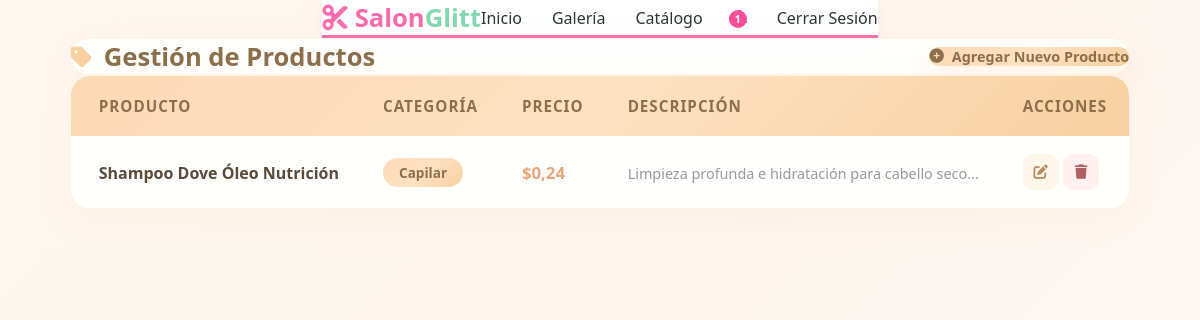
/Productos/productos (signed in), run on the app's committed database.
### app/models/productos.py (models this page shows, shortened)
class Productos(db.Model, UserMixin):
    __tablename__ = 'productos'
    idproductos = db.Column(db.Integer, primary_key=True)
    nombre = db.Column(db.String(150), nullable=False)
    descripcion = db.Column(db.String(500), nullable=True)
    precio = db.Column(db.Float, nullable=False)
    categoria = db.Column(db.String(100), nullable=False)
    proveedores = db.relationship('Proveedores', secondary=producto_proveedores, backref='productos')
    inventario = db.relationship('Inventario', back_populates='producto', uselist=False)

### app/routes/producto_route.py (the view)
@bp.route('/productos')
@login_required
def listar_productos():
    lista_productos = Productos.query.order_by(Productos.categoria).all()
    return render_template('productos/index.html', productos=lista_productos)

### app/templates/productos/index.html (shortened to what this page needs)
{% extends "base.html" %}
{% block body_class %}product-page{% endblock %}
{% block extra_css %}
<link rel="stylesheet" href="{{ url_for('static', filename='css/productos.css') }}">
{% endblock %}
{% block content %}
<div class="product-container">
    <div class="product-header">
        <h2><i class="fas fa-tag"></i> Gestión de Productos</h2>
        <a href="{{ url_for('productos.nuevo_producto') }}" class="btn-product-new">
            <i class="fas fa-plus-circle"></i> Agregar Nuevo Producto
        </a>
    </div>
    <div class="product-table-card">
        <div class="table-responsive">
            <table class="product-table">
                <thead>
                    <tr>
                        <th>Producto</th>
                        <th>Categoría</th>
                        <th>Precio</th>
                        <th>Descripción</th>
                        <th>Acciones</th>
                    </tr>
                </thead>
                <tbody>
                    {% for p in productos %}
                    <tr>
                        <td><span class="product-name">{{ p.nombre }}</span></td>
                        <td><span class="product-category">{{ p.categoria }}</span></td>
                        <td><span class="product-price">{{ p.precio|format_cop }}</span></td>
                        <td><span class="product-desc">{{ p.descripcion[:50] }}{% if p.descripcion|length > 50 %}...{% endif %}</span></td>
                        <td>
                            <div class="btn-group" style="gap: 6px;">
                                <a href="{{ url_for('productos.editar_producto', id=p.idproductos) }}" class="btn-product-action btn-prod-edit" title="Editar">
                                    <i class="fas fa-edit"></i>
                                </a>
                                <form action="{{ url_for('productos.eliminar_producto', id=p.idproductos) }}" method="POST" style="display:inline;">
                                    <button type="submit" class="btn-product-action btn-prod-delete" onclick="return confirm('¿Eliminar producto?')">
                                        <i class="fas fa-trash"></i>
                                    </button>
                                </form>
                            </div>
                        </td>
                    </tr>
                    {% endfor %}
                </tbody>
            </table>
        </div>
    </div>
</div>
{% endblock %}

### app/static/css/style.css (style rules this page uses)
:root { --primary-color: #ff6bad; --secondary-color: #f8a5c2; --accent-color: #82d8b0; --dark-text: #2d3436; --light-bg: #fff5f8; --white: #ffffff; }
* { margin: 0; padding: 0; box-sizing: border-box; }
html, body { height: 100%; font-family: 'Segoe UI', Tahoma, Geneva, Verdana, sans-serif; background-color: var(--light-bg); color: var(--dark-text); }

### app/static/css/productos.css (style rules this page uses)
body.product-page { --pastel-gradient: linear-gradient(135deg, #fdd9b5 0%, #fce2c1 50%, #f8d0a0 100%); --pink-accent: #ff85a2; --pastel-text: #8b6f4a; --card-shadow: 0 15px 40px rgba(248, 208, 160, 0.15); --pastel-hover: linear-gradient(135deg, #f8d0a0 0%, #fdd9b5 100%); }
body.product-page * { margin: 0; padding: 0; box-sizing: border-box; }
body.product-page { background: linear-gradient(135deg, #fef7f0 0%, #fdf5ee 50%, #fffaf5 100%); min-height: 100vh; display: flex; flex-direction: column; align-items: center; font-family: 'Segoe UI', sans-serif; position: relative; }
body.product-page::before { content: ''; position: fixed; top: 0; left: 0; right: 0; bottom: 0; background: radial-gradient(circle at 20% 80%, rgba(253, 217, 181, 0.08) 0%, transparent 50%), radial-gradient(circle at 80% 20%, rgba(248, 208, 160, 0.05) 0%, transparent 50%); pointer-events: none; z-index: -1; }
.product-container { width: 100%; max-width: 1400px; margin: 2rem auto; padding: 0 1.5rem; box-sizing: border-box; }
.product-header { display: flex; justify-content: space-between; align-items: center; margin-bottom: 2rem; padding: 1.5rem 2rem; background: rgba(255, 255, 255, 0.92); backdrop-filter: blur(10px); border: 1px solid rgba(253, 217, 181, 0.3); border-radius: 20px; box-shadow: 0 10px 35px rgba(248, 208, 160, 0.12); }
.product-header h2 { font-size: 1.6rem; font-weight: 800; color: #8b6f4a; margin: 0; display: flex; align-items: center; gap: 12px; }
.product-header h2 i { color: #f8d0a0; font-size: 1.5rem; }
.btn-product-new { background: var(--pastel-gradient); border: none; border-radius: 12px; padding: 10px 22px; color: var(--pastel-text); font-weight: 700; font-size: 0.9rem; text-decoration: none; transition: all 0.3s ease; box-shadow: 0 6px 18px rgba(248, 208, 160, 0.25); display: inline-flex; align-items: center; gap: 8px; }
.product-table-card { background: rgba(255, 255, 255, 0.92); backdrop-filter: blur(10px); border: 1px solid rgba(253, 217, 181, 0.3); border-radius: 20px; box-shadow: 0 10px 35px rgba(248, 208, 160, 0.12); overflow: hidden; }
.product-table { width: 100%; border-collapse: collapse; font-size: 0.95rem; }
.product-table thead { background: var(--pastel-gradient); }
.product-table thead th { color: var(--pastel-text); font-weight: 700; font-size: 0.95rem; text-transform: uppercase; letter-spacing: 1px; padding: 20px 22px; border: none; text-align: left; }
.product-table thead th:first-child { padding-left: 28px; }
.product-table tbody tr { transition: all 0.2s ease; border-bottom: 1px solid rgba(253, 217, 181, 0.1); }
.product-table tbody tr:last-child { border-bottom: none; }
.product-table tbody td { padding: 18px 22px; vertical-align: middle; color: #555; font-size: 1.05rem; }
.product-table tbody td:first-child { padding-left: 28px; }
.product-table .product-name { font-weight: 700; color: #5a4a3a; font-size: 1rem; }
.product-table .product-category { display: inline-block; padding: 5px 16px; border-radius: 50px; background: var(--pastel-gradient); color: var(--pastel-text); font-size: 0.85rem; font-weight: 600; }
.product-table .product-price { font-weight: 700; color: #e8a87c; font-size: 1.05rem; }
.product-table .product-desc { color: #999; font-size: 0.9rem; max-width: 280px; white-space: nowrap; overflow: hidden; text-overflow: ellipsis; }
.btn-product-action { display: inline-flex; align-items: center; justify-content: center; width: 36px; height: 36px; border-radius: 10px; border: none; font-size: 0.9rem; transition: all 0.2s ease; text-decoration: none; }
.btn-prod-edit { background: rgba(248, 208, 160, 0.2); color: #b88a60; }
.btn-prod-delete { background: rgba(248, 180, 180, 0.2); color: #b06060; }

### data on the page
Productos: nombre "Shampoo Dove Óleo Nutrición", categoria "Capilar", precio "$0,24", descripcion "Limpieza profunda e hidratación para cabello seco"

### other printed values
{{ no_leidas|length }} "1"
